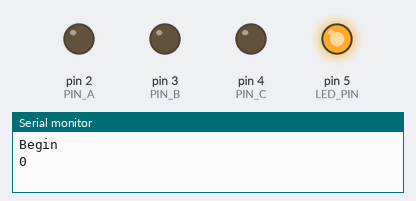
A sketch run on a simulated Arduino Uno, built with avr-gcc and run on an emulated ATmega328P. On the bench: output pins drawn as LEDs (lit = HIGH), the last lines printed to the serial monitor.

Above: at 0.5 s.
At 2.0 s:
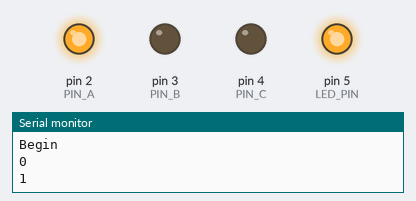
At 2.7 s:
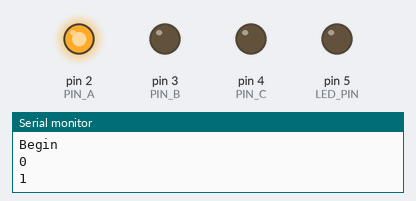
At 3.5 s:
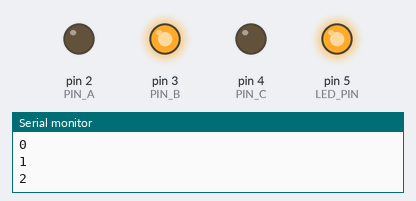
At 5.0 s:
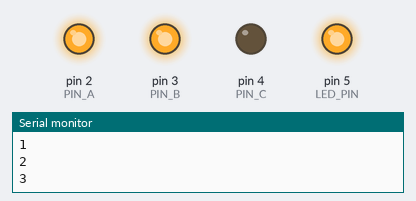
At 7.2 s:
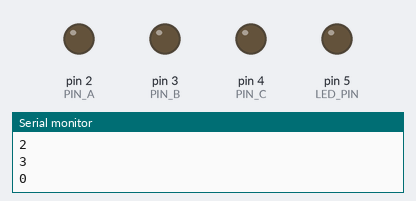
Timing chart, 0 to 7.8 s (numbered marks = the images above):
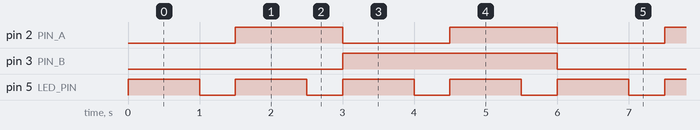

Measured:
- by itself, pin 2 (PIN_A): alternates HIGH for 1.5 s and LOW for 1.5 s
- by itself, pin 3 (PIN_B): alternates HIGH for 3.0 s and LOW for 3.0 s
- by itself, pin 5 (LED_PIN): alternates HIGH for 1.0 s and LOW for 0.50 s

The sketch:

blink.ino
```cpp
#define LED_PIN         5
#define PIN_A           2
#define PIN_B           3
#define PIN_C           4
#define BLINK_INTERVAL  1000
#define N_CONNECTIONS   4

void setup() {
    Serial.begin(9600);
    Serial.println("Begin");
    pinMode(LED_PIN, OUTPUT);
    pinMode(PIN_A, OUTPUT);
    pinMode(PIN_B, OUTPUT);
    pinMode(PIN_C, OUTPUT);
}

void loop() {
    for (uint8_t i = 0; i < N_CONNECTIONS; i++) {
        set_port(i);
        digitalWrite(LED_PIN, HIGH);
        Serial.println(i);
        delay(BLINK_INTERVAL);
        digitalWrite(LED_PIN, LOW);
        delay(BLINK_INTERVAL / 2);
    }
}

void set_port(uint8_t number) {
    if (number < 8 && number >= 0) {
        if (number & 0b00000001) {
            digitalWrite(PIN_A, HIGH);
        } else {
            digitalWrite(PIN_A, LOW);
        }
        if (number & 0b00000010) {
            digitalWrite(PIN_B, HIGH);
        } else {
            digitalWrite(PIN_B, LOW);
        }
        if (number & 0b00000100) {
            digitalWrite(PIN_C, HIGH);
        } else {
            digitalWrite(PIN_C, LOW);
        }
    }
}
```
